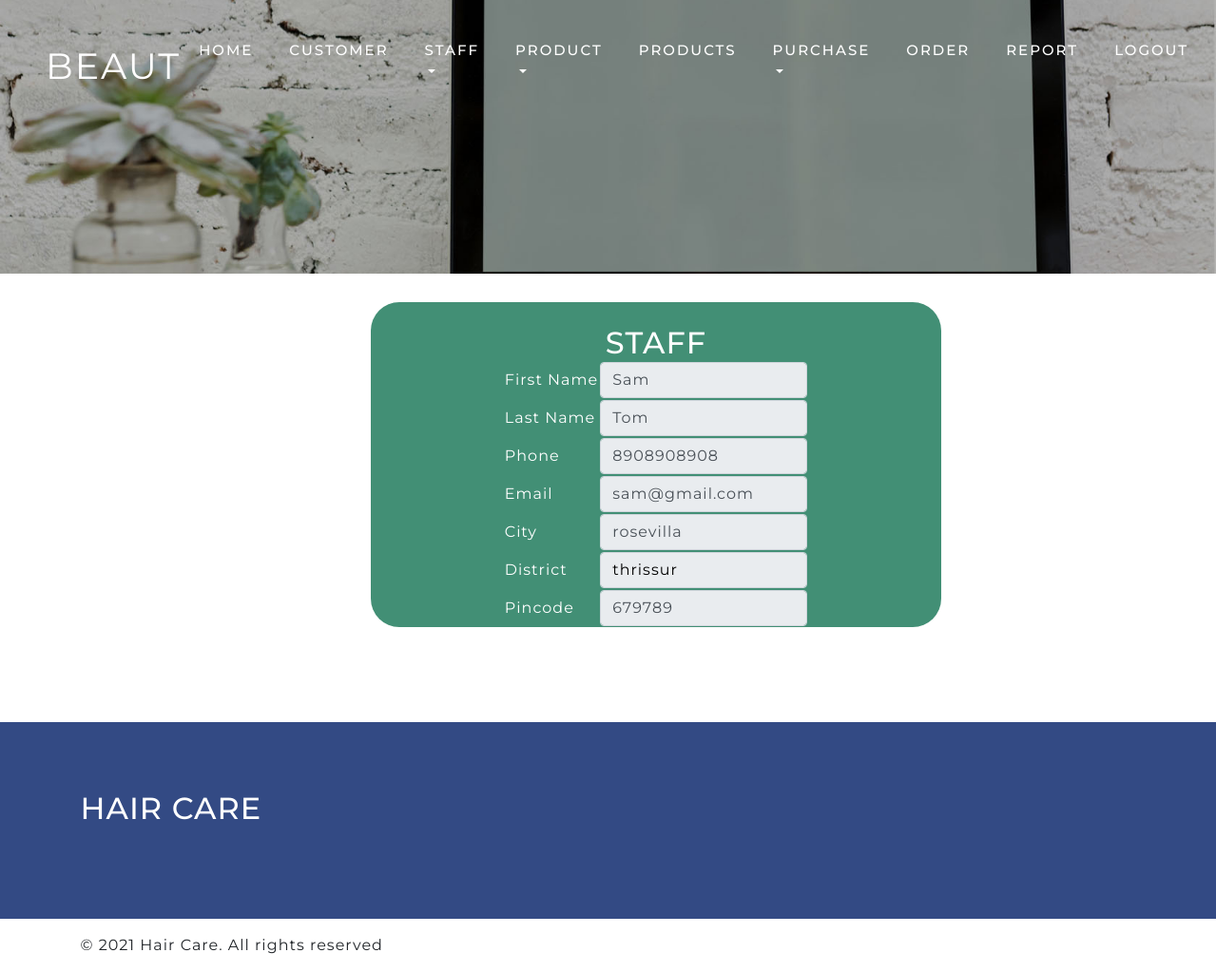
Screenshot of /admin/purchaseviewstaffsup.php?staffid=1 with the database file from the repository.
### tables this page shows
CREATE TABLE IF NOT EXISTS `tbl_staff` (
  `sid` int(11) NOT NULL AUTO_INCREMENT,
  `fname` varchar(50) NOT NULL,
  `lname` varchar(30) NOT NULL,
  `phone` varchar(50) NOT NULL,
  `houseno` int(11) NOT NULL,
  `street` varchar(30) NOT NULL,
  `district` varchar(30) NOT NULL,
  `pincode` int(11) NOT NULL,
  `email` varchar(50) NOT NULL,
  `status` varchar(50) NOT NULL,
  PRIMARY KEY (`sid`)
);

### admin/purchaseviewstaffsup.php (the view, shortened to what this page needs)
<?php
include 'adminbase.php';
include '../connection.php';
$a=$_GET['a'];
if($a=='sup')
{
    $supid=$_GET['supid'];
$s="select * from tbl_supplier where sup_id=$supid";
$ee = mysqli_query($conn,$s);
$row = mysqli_fetch_array($ee);
?>
<div style="margin: 30px;margin-left:390px;">
    <div style="width: 600px;background-color: rgb(66, 143, 117);border-radius: 30px;color: white;">
        <br>
        <h2 style="text-align:center;"> SUPPLIER</h2>
        <form method="POST">
            <table align="center">
                <tr><td>First Name</td><td><input type="text" name="name" value="<?php echo $row['supname'];?>" readonly required class="form-control"></td></tr>
                <tr><td>Phone</td><td><input type="text" name="phone" value="<?php echo $row['supphone'];?>" readonly maxlength="10" id="phch" onchange="phvalid()" pattern="[7,8,9][0-9]{9}" required class="form-control"></td></tr>
                <tr><td> Email</td><td><input type="email" value="<?php echo $row['supemail'];?>" readonly name="email" required class="form-control"></td></tr>
                <tr><td>City</td><td><input type="text" name="city" value="<?php echo $row['supcity'];?>" readonly required class="form-control"></td></tr>
                <tr><td>District</td><td><input type="text" name="district" class="form-control" readonly value="<?php echo $row['supdistrict'];?>" required style="color: black;font-size: bold;font-weight: 400;">
             </td></tr>
                <tr><td>Pincode</td><td><input type="text" name="pin" value="<?php echo $row['suppincode'];?>" readonly maxlength="6" pattern="[0-9]{6}" required class="form-control"></td></tr>
                <tr><td> State</td><td><input type="text" name="state" value="<?php echo $row['supstate'];?>" readonly required class="form-control"></td></tr>
            </table></form>
            <?php
            }
        else{
            $staffid=$_GET['staffid'];
            $s="select * from tbl_staff where sid=$staffid";
$ee = mysqli_query($conn,$s);
$row = mysqli_fetch_array($ee);
?>
<div style="margin: 30px;margin-left:390px;">
    <div style="width: 600px;background-color: rgb(66, 143, 117);border-radius: 30px;color: white;">
        <br>
        <h2 style="text-align:center;"> STAFF</h2>
        <form method="POST">
            <table align="center">
                <tr><td>First Name</td><td><input type="text" name="name" value="<?php echo $row['fname'];?>" readonly required class="form-control"></td></tr>
                <tr><td>Last Name</td><td><input type="text" name="name" readonly value="<?php echo $row['lname'];?>" required class="form-control"></td></tr>
                <tr><td>Phone</td><td><input type="text" name="phone" readonly value="<?php echo $row['phone'];?>" maxlength="10" id="phch" onchange="phvalid()" pattern="[7,8,9][0-9]{9}" required class="form-control"></td></tr>
                <tr><td> Email</td><td><input type="email" value="<?php echo $row['email'];?>" readonly name="email" required class="form-control"></td></tr>
                <tr><td>City</td><td><input type="text" name="city" readonly value="<?php echo $row['street'];?>" required class="form-control"></td></tr>
                <tr><td>District</td><td><input type="text" name="district" readonly class="form-control" value="<?php echo $row['district'];?>" required style="color: black;font-size: bold;font-weight: 400;">
             </td></tr>
                <tr><td>Pincode</td><td><input type="text" name="pin" readonly value="<?php echo $row['pincode'];?>" maxlength="6" pattern="[0-9]{6}" required class="form-control"></td></tr>
            </table></form>
<?php
        }
            ?>
</div></div>
<?php
include '../footer.php';
?>

### web/css/style.css (style rules this page uses)
html, body { padding: 0; margin: 0; background: #fff; letter-spacing: 1px; font-family: 'Montserrat', sans-serif; }
select,input[type="email"],input[type="text"],input[type=password], input[type="button"],input[type="submit"],textarea { font-family: 'Montserrat', sans-serif; transition:0.5s all; -webkit-transition:0.5s all; -moz-transition:0.5s all; -o-transition:0.5s all; -ms-transition:0.5s all; letter-spacing: 1px; }
h1, h2, h3, h4, h5, h6 { margin: 0; padding: 0; font-family: 'Montserrat', sans-serif; letter-spacing: 1px; }

### rows the page displays
tbl_staff: name "Sam", name "Tom", phone "8908908908", email "sam@gmail.com", city "rosevilla", district "thrissur", pin "679789"
